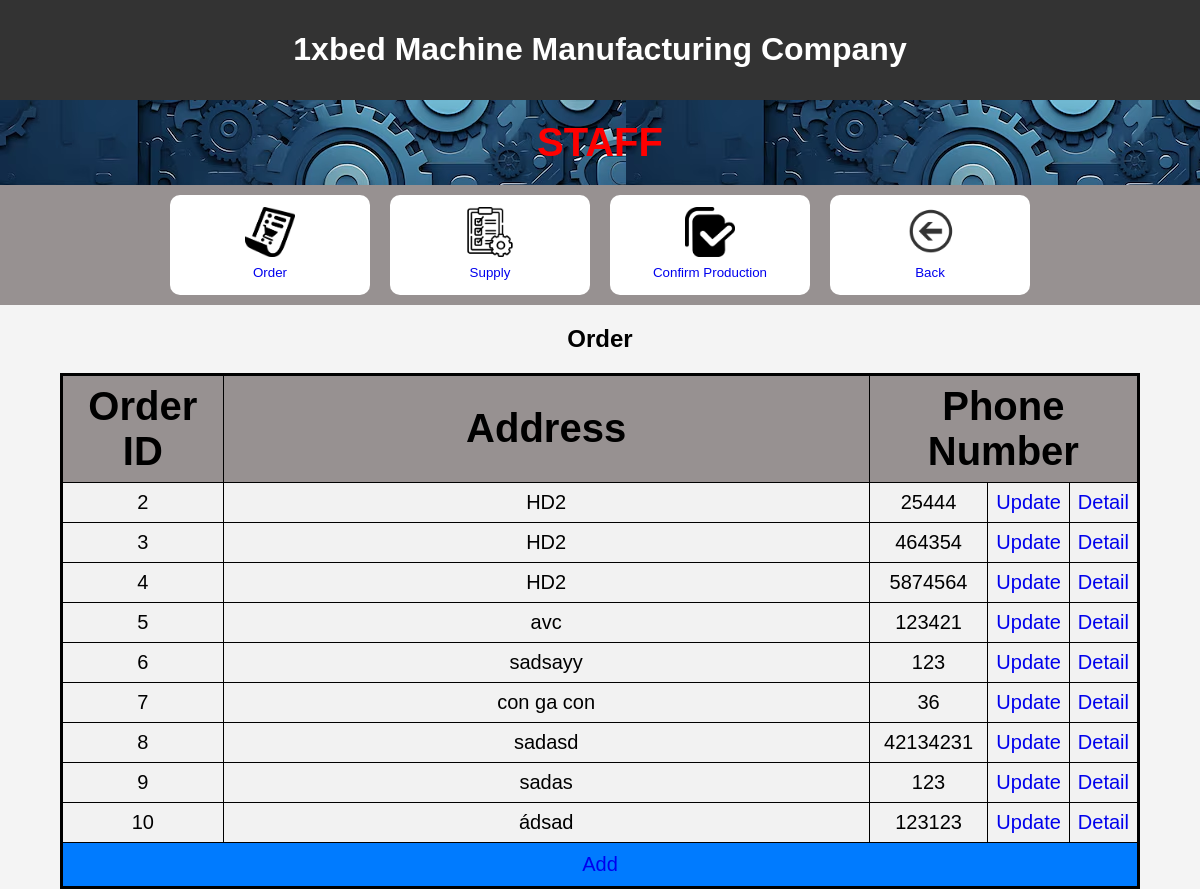
The page /staff/order on the database as committed earlier.
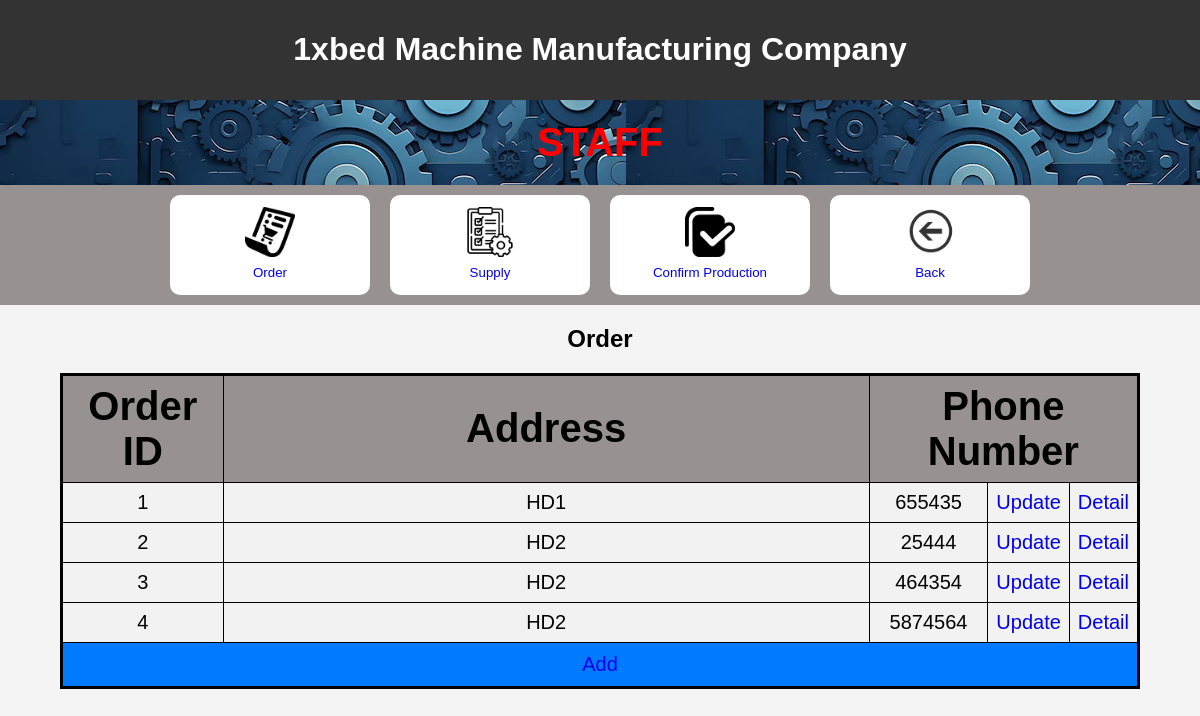
The same page on the database as committed later.
### myproject/models.py (models this page shows)
class Order(models.Model):
    order_id = models.IntegerField()
    address = models.CharField(max_length=100)
    phone_number = models.IntegerField(null = True)
    status = models.CharField(max_length=100)

### myproject/views.py (the view)
# urls.py: path("staff/order", views.Order_.main, name="staff/order"),
    def main(request):
        list_order = Order.objects.all()
        context = {"list_order": list_order}
        return render(request, "myproject/order/main.html", context)

### myproject/templates/myproject/order/main.html (shortened to what this page needs)
<!DOCTYPE html>
<html lang="en">
<head>
    {% load static %}
    <link rel="stylesheet" href="{% static 'css/welcomepage.css' %}">
</head>
<body>
    <header>
        <h1>1xbed Machine Manufacturing Company</h1>
    </header>
    <h1 id = welcome>STAFF</h1>
    <div id = link>
    <button id = choice><a
    href="order">
        <img src="{% static 'img/order.png' %}"
        width="50"
        height="50" >
        <br>
        Order
    </a></button>
    <button id = choice><a
    href="supply">
        <img src="{% static 'img/work-list.png' %}"
        width="50"
        height="50" >
        <br>
        Supply
    </a></button>
    <button id = choice><a
    href="confirm_production">
        <img src="{% static 'img/checked.png' %}"
        width="50"
        height="50" >
        <br>
        Confirm Production
    </a></button>
    <button id = choice>
        <a
        href="{% url 'homepage' %}">
        <img src="{% static 'img/back.png' %}"
        width="50"
        height="50">
        <br>
        Back
    </a> </button>
    </div>
    <h2>Order</h2>
{% if list_order %}
    <table border="1">
        <tr>
            <th >Order ID</th>
            <th>Address</th>
            <th colspan="3">Phone Number</th>
        </tr>
    {% for order in list_order %}
        <tr>
            <td width =15%>{{ order.order_id }}</td>
            <td width =60%>{{ order.address }}</td>
            <td>{{ order.phone_number }}</td>
            <td width = 5%><a href="order/{{ order.order_id }}/update_order">Update</a></td>
            <td width = 5%><a href="order/{{ order.order_id }}/show_product">Detail</a></td>
        </tr>
    {% endfor %}
    <tr>
        <td id = add colspan="5">
            <a href="order/add_order" id="add" class="button">Add</a>
        </td>
    </tr>
    </table>
{% else %}
    <p>No components are available.</p>
{% endif %}
</body>
</html>

Rows that differ between the two databases and show on the page:
removed Order: order_id "5", address "avc", phone_number "123421"
removed Order: order_id "6", address "sadsayy", phone_number "123"
removed Order: order_id "7", address "con ga con", phone_number "36"
removed Order: order_id "8", address "sadasd", phone_number "42134231"
removed Order: order_id "9", address "sadas", phone_number "123"
removed Order: order_id "10", address "ádsad", phone_number "123123"
added Order: order_id "1", address "HD1", phone_number "655435"
